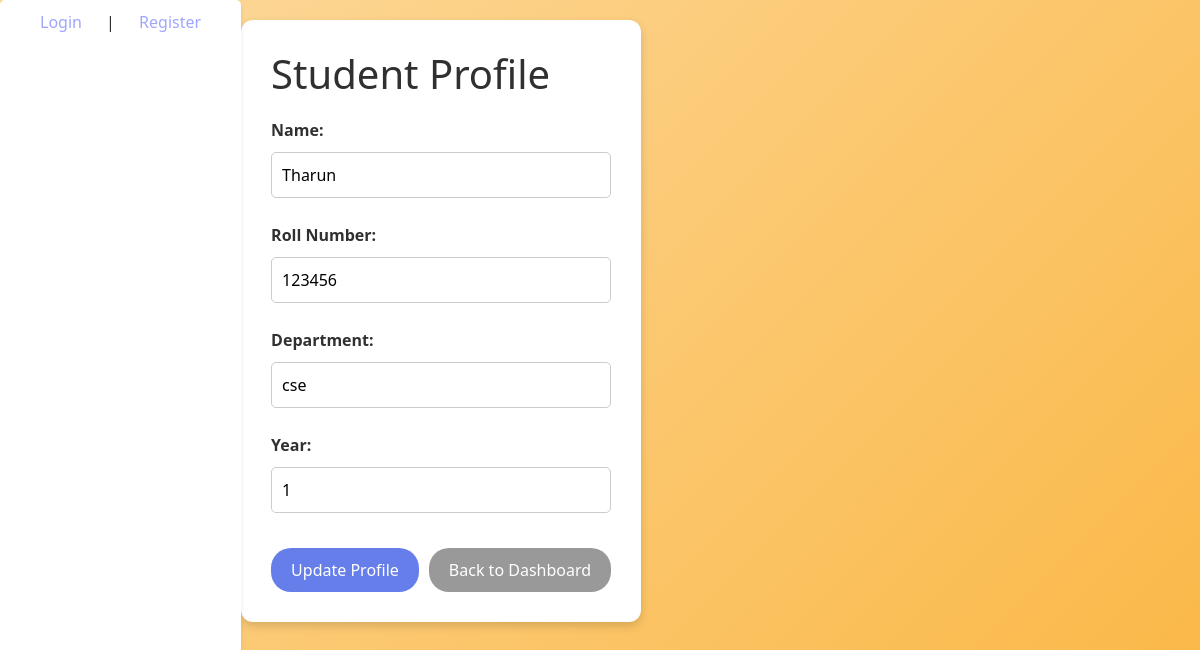
The page /student/profile (signed in) on the database its author committed.
### app.py (models this page shows)
class User(db.Model, UserMixin):
    id = db.Column(db.Integer, primary_key=True)
    email = db.Column(db.String(120), unique=True, nullable=False)
    password = db.Column(db.String(255), nullable=False)
    role = db.Column(db.String(50), nullable=False)
    name = db.Column(db.String(100), nullable=False)
    is_approved = db.Column(db.Boolean, default=False)
    is_active = db.Column(db.Boolean, default=True)

class studentProfile(db.Model):
    id = db.Column(db.Integer, primary_key=True)
    user_id = db.Column(db.Integer, db.ForeignKey('user.id'), nullable=False)
    roll_number = db.Column(db.String(20), nullable=True)
    department = db.Column(db.String(50), nullable=True)
    year_of_study = db.Column(db.Integer, nullable=True)

### app.py (the view, shortened to what this page needs)
@app.route('/student/profile', methods=['GET', 'POST'])
@login_required
def student_profile():
    if current_user.role != 'student':
        return redirect(url_for('login'))
    profile = studentProfile.query.filter_by(user_id=current_user.id).first()
    if not profile:
        profile = studentProfile(user_id=current_user.id)
        db.session.add(profile)
        db.session.commit()
    return render_template("student_profile.html", profile=profile)

### app.py (called while the page is built)
@login_manager.user_loader
def load_user(user_id):
    return User.query.get(int(user_id))

### templates/student_profile.html (shortened to what this page needs)
{% extends 'base.html' %}
{% block content %}
<div class="profile-wrapper">
<h1>Student Profile</h1>
<form method="post">
<label>Name:</label>
<input type="text"
name="name"
value="{{ current_user.name }}"
readonly>
<label>Roll Number:</label>
<input type="text"
name="roll_number"
value="{{ profile.roll_number or '' }}"
required>
<label>Department:</label>
<input type="text"
name="department"
value="{{ profile.department or '' }}"
required>
<label>Year:</label>
<input type="number"
name="year_of_study"
value="{{ profile.year_of_study or '' }}"
required>
<div class="button-row">
<button type="submit" class="btn-primary">
Update Profile
</button>
<a href="{{ url_for('student_dashboard') }}"
class="btn-secondary">
Back to Dashboard
</a>
</div>
</form>
</div>
{% endblock %}

### templates/base.html (style rules this page uses)
* { margin: 0; padding: 0; box-sizing: border-box; }
body { font-family: 'Segoe UI', Tahoma, Geneva, Verdana, sans-serif; background: linear-gradient(135deg,#fdda9e 0%, #fab642 100%); min-height: 100vh; display: flex; color: #303030; }
button { background-color: #a0a6fb; color: #fff; border: none; padding: 10px 20px; border-radius: 25px; cursor: pointer; transition: all 0.3s ease; }
form input, form select { width: 100%; padding: 10px; margin: 10px 0; border: 1px solid #ccc; border-radius: 5px; }

### templates/student_profile.html (style rules this page uses)
.profile-wrapper { max-width:600px; margin:auto; background:white; padding:30px; border-radius:12px; box-shadow:0 4px 10px rgba(0,0,0,0.15); }
.profile-wrapper h1 { margin-bottom:20px; }
label { display:block; margin-top:15px; font-weight:600; }
input { width:100%; padding:10px; margin-top:6px; border:1px solid #ccc; border-radius:6px; }
.button-row { margin-top:25px; display:flex; gap:10px; }
.btn-primary { background:#667eea; color:white; padding:10px 20px; border:none; border-radius:20px; cursor:pointer; }
.btn-secondary { background:#999; color:white; padding:10px 20px; border-radius:20px; text-decoration:none; }

### rows shown on the page
User: name "Tharun"
studentProfile: roll_number "123456", department "cse", year_of_study "1"
